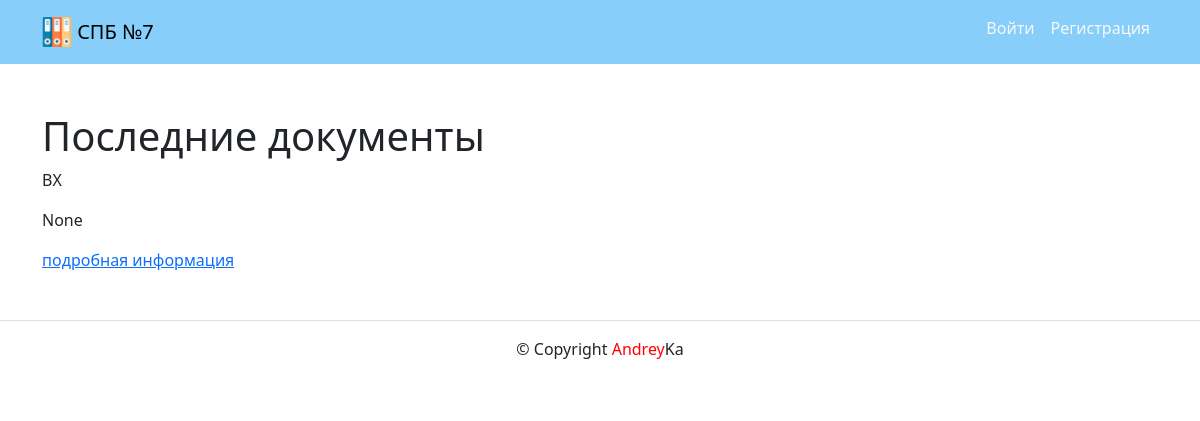
The app's page /, older data.
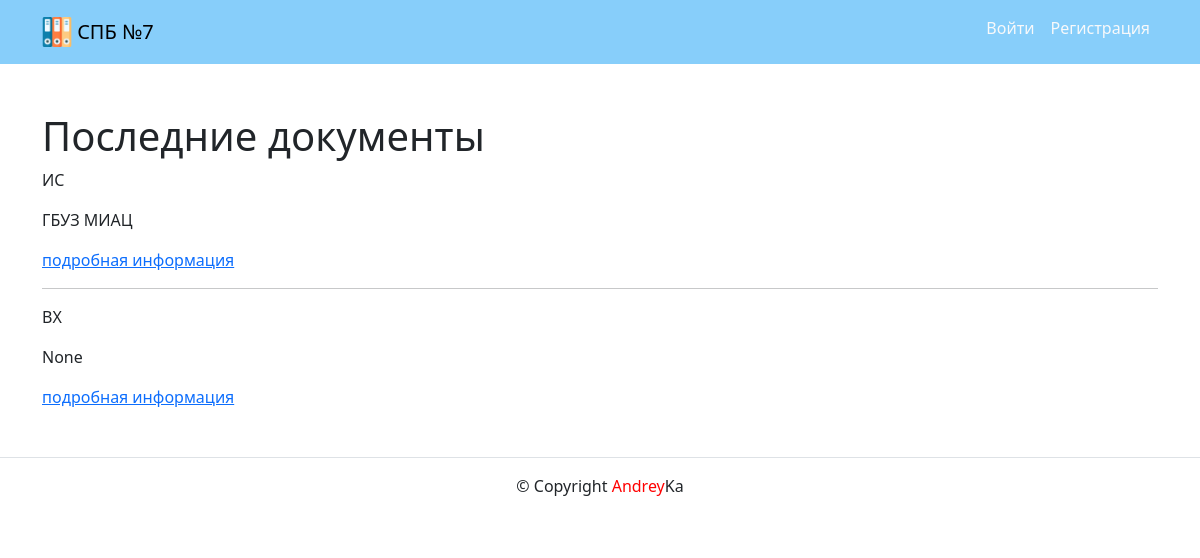
The same page, newer data.
### documents/models.py (models this page shows, shortened)
class Document(models.Model):
    INPUT_DOC = "ВХ"
    OUTPUT_DOC = "ИС"
    IN_OUT_DOC = "ВХ-ИС"
    DOCUMENT_TYPE_CHOICES = [
        (INPUT_DOC, "входящий"),
        (OUTPUT_DOC, "исходящий"),
        (IN_OUT_DOC, "входящий-исходящий"),
    ]
    doc_type = models.CharField(
        verbose_name="Тип документа",
        help_text="Укажите тип документа",
        max_length=5,
        choices=DOCUMENT_TYPE_CHOICES,
        blank=False,
    )
    from_doc = models.ForeignKey(
        Organization,
        related_name="org_from",
        on_delete=models.PROTECT,
        blank=True,
        null=True,
        verbose_name="Откуда",
    )
    where_doc = models.ForeignKey(
        Organization,
        related_name="org_where",
        on_delete=models.PROTECT,
        blank=True,
        null=True,
        verbose_name="Куда",
    )
    area = models.CharField(
        verbose_name="Участок", max_length=100, blank=True, null=True
    )
    who = models.CharField(verbose_name="Кто", max_length=100, blank=True, null=True)
    input_num = models.PositiveIntegerField(
        verbose_name="Входящий номер", blank=True, null=True
    )
    output_num = models.PositiveIntegerField(
        verbose_name="Исходящий номер", blank=True, null=True
    )
    theme = models.ForeignKey(
        Theme,
        related_name="theme_doc",
        on_delete=models.PROTECT,
        blank=True,
        null=True,
        verbose_name="Тема",
    )
    detail = models.ForeignKey(
        Detail,
        related_name="detail_doc",
        on_delete=models.PROTECT,
        blank=True,
        null=True,
        verbose_name="Детали",
    )
    given = models.ForeignKey(
        Given,
        related_name="given_doc",
        on_delete=models.PROTECT,
        blank=True,
        null=True,
        verbose_name="Передано",
    )
    file = models.FileField(
        verbose_name="Файл", upload_to="docs/%Y/%m/%d/", blank=True, null=True
    )
    size = models.PositiveIntegerField(
        verbose_name="Размер файла", blank=True, null=True
    )
    description = models.TextField(
        verbose_name="Прочее",
        help_text="Укажите прочие подробности",
        blank=True,
        null=True,
    )
    implementers = models.ForeignKey(
        Implementers,
        related_name="implementers_doc",
        on_delete=models.PROTECT,
        blank=True,
        null=True,
        verbose_name="Исполнитель",
    )
    date_input_doc = models.DateField(
        verbose_name="Дата входящего",
        help_text="Укажите дату входящего документа",
        blank=True,
        null=True,
    )
    date_output_doc = models.DateField(
        verbose_name="Дата исходящего",
        help_text="Укажите дату исходящего документа",
        blank=True,
        null=True,
    )
    author = models.ForeignKey(
        User,
        on_delete=models.SET_NULL,
        null=True,
        related_name="author_doc",
        verbose_name="Автор создания",
    )
    modified_date = models.DateTimeField(
        "Дата изменения",
        auto_now=True,
    )
    created_date = models.DateTimeField(
        "Дата публикации",
        auto_now_add=True,
    )
    class Meta:
        ordering = ["-id"]
        verbose_name = "Документ"
        verbose_name_plural = "Документы"

class Organization(models.Model):
    name = models.CharField(
        verbose_name="Название организации",
        max_length=100,
        blank=False,
    )
    def __str__(self) -> str:
        return self.name
    class Meta:
        ordering = ["name"]
        verbose_name = "Организация"
        verbose_name_plural = "Организации"

### documents/views.py (the view)
# urls.py: path("", views.index, name="index"),
def index(request):
    template = "documents/index.html"
    documents = Document.objects.select_related("from_doc", "where_doc").all()
    context = {
        "page_obj": paginator(documents, request),
    }
    return render(request, template, context)

### documents/utils.py (called while the page is built)
def paginator(objects, request):
    document = Paginator(objects, settings.HOW_MANY_DOCUMENTS)
    page_number = request.GET.get("page")
    return document.get_page(page_number)

### templates/documents/index.html (shortened to what this page needs)
{% extends "base.html" %}
{% block content %}
  <h1>Последние документы</h1>
  {% for document in page_obj %}
    {% include "documents/includes/show_document.html" %}
    {% if not forloop.last %}<hr/>{% endif %}
  {% endfor %}
{% endblock content %}

### templates/documents/includes/show_document.html (shortened to what this page needs)
{% load user_filters %}
<article class="col-12 col-md-9">
<p>{{ document.doc_type }} {{ document.where_doc|linebreaks }}</p>
<a href="{% url 'documents:document_detail' document.pk %}">подробная информация</a>
</article>

Row changes from the older to the newer data that the page shows:
added Document: doc_type "ИС", where_doc "ГБУЗ МИАЦ"
